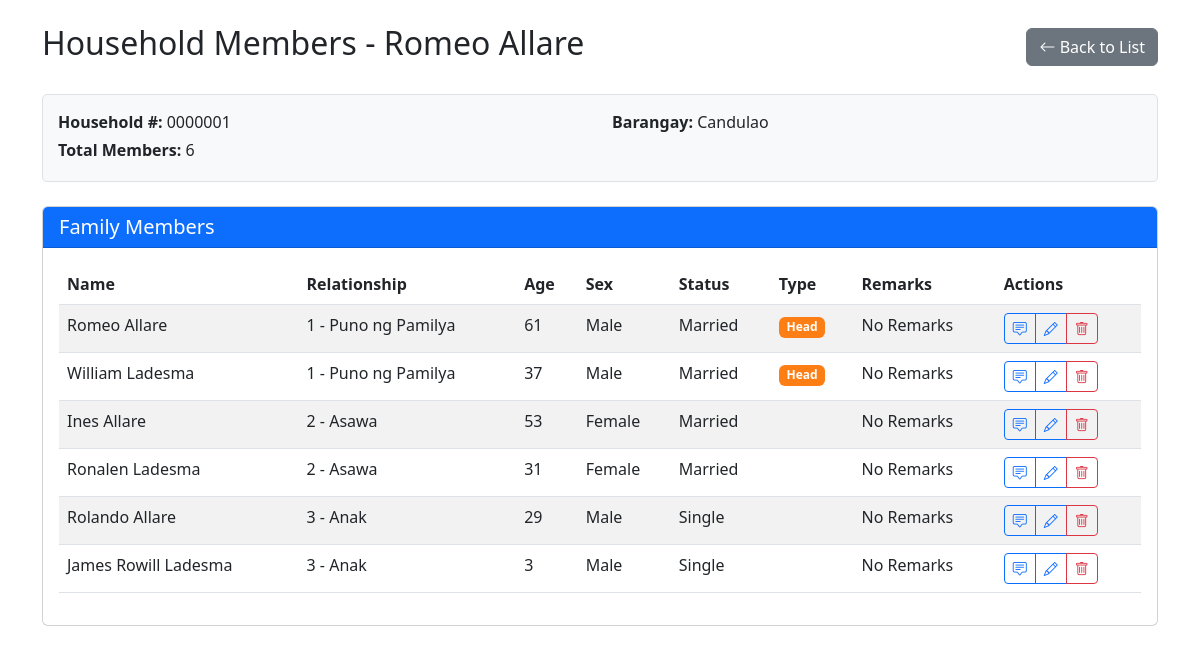
Page /view_household.php?household_number=0000001 on the committed database.
### tables this page shows
CREATE TABLE `families` (
  `id` int(11) NOT NULL,
  `sn` int(11) DEFAULT NULL,
  `row_indicator` varchar(50) DEFAULT NULL,
  `last_name` varchar(100) DEFAULT NULL,
  `first_name` varchar(100) DEFAULT NULL,
  `middle_name` varchar(100) DEFAULT NULL,
  `ext` varchar(10) DEFAULT NULL,
  `relationship` varchar(100) DEFAULT NULL,
  `birthday` date DEFAULT NULL,
  `age` int(11) DEFAULT NULL,
  `sex` varchar(10) DEFAULT NULL,
  `civil_status` varchar(50) DEFAULT NULL,
  `household_number` varchar(20) DEFAULT NULL,
  `barangay` varchar(50) DEFAULT NULL,
  `is_leader` tinyint(1) DEFAULT 0,
  `created_at` timestamp NOT NULL DEFAULT current_timestamp(),
  `is_head` tinyint(1) DEFAULT 0,
  `head_id` int(11) DEFAULT NULL,
  `remarks` varchar(255) DEFAULT NULL
);

### view_household.php (the view, shortened to what this page needs)
<?php
require_once 'config.php';
$household_number = $_GET['household_number'];
$stmt = $pdo->prepare("SELECT * FROM families WHERE household_number = ? AND is_head = 1 LIMIT 1");
$stmt->execute([$household_number]);
$head = $stmt->fetch(PDO::FETCH_ASSOC);
$stmt = $pdo->prepare("
    SELECT * FROM families
    WHERE household_number = ?
    ORDER BY
        is_head DESC, -- Head first
        CASE
            WHEN relationship LIKE '1 - Puno ng Pamilya' THEN 1
            WHEN relationship LIKE '2 - Asawa' THEN 2
            WHEN relationship LIKE '3 - Anak' THEN 3
            ELSE 4
        END,
        age DESC
");
$stmt->execute([$household_number]);
$members = $stmt->fetchAll(PDO::FETCH_ASSOC);
?>
<!DOCTYPE html>
<html lang="en">
<head>
    <link href="https://cdn.jsdelivr.net/npm/bootstrap@5.3.0/dist/css/bootstrap.min.css" rel="stylesheet">
    <link href="https://cdn.jsdelivr.net/npm/bootstrap-icons@1.10.0/font/bootstrap-icons.css" rel="stylesheet">
</head>
<body>
    <div class="container mt-4">
        <div class="d-flex justify-content-between align-items-center mb-4">
            <h2>Household Members - <?= htmlspecialchars($head['first_name'] ?? '') ?> <?= htmlspecialchars($head['last_name'] ?? '') ?></h2>
            <a href="index.php" class="btn btn-secondary">
                <i class="bi bi-arrow-left"></i> Back to List
            </a>
        </div>
        <div class="household-header mb-4">
            <div class="row">
                <div class="col-md-6">
                    <p class="mb-1"><strong>Household #:</strong> <?= htmlspecialchars($household_number) ?></p>
                    <p class="mb-1"><strong>Total Members:</strong> <?= count($members) ?></p>
                </div>
                <div class="col-md-6">
                    <p class="mb-1"><strong>Barangay:</strong> <?= htmlspecialchars($head['barangay'] ?? '') ?></p>
                </div>
            </div>
        </div>
        <div class="card">
            <div class="card-header bg-primary text-white d-flex justify-content-between align-items-center">
                <h5 class="mb-0">Family Members</h5>
            </div>
            <div class="card-body">
                <div class="table-responsive">
                    <table class="table table-striped table-hover">
                        <thead>
                            <tr>
                                <th>Name</th>
                                <th>Relationship</th>
                                <th>Age</th>
                                <th>Sex</th>
                                <th>Status</th>
                                <th>Type</th>
                                <th>Remarks</th>
                                <th>Actions</th>
                            </tr>
                        </thead>
                        <tbody>
                            <?php foreach ($members as $member): ?>
                            <tr>
                                <td>
                                    <?= htmlspecialchars($member['first_name']) . ' ' . htmlspecialchars($member['last_name']) ?>
                                </td>
                                <td><?= htmlspecialchars($member['relationship']) ?></td>
                                <td><?= htmlspecialchars($member['age']) ?></td>
                                <td><?= htmlspecialchars($member['sex']) ?></td>
                                <td><?= htmlspecialchars($member['civil_status']) ?></td>
                                <td>
                                    <?php if ($member['is_head']): ?>
                                        <span class="badge badge-head">Head</span>
                                    <?php endif; ?>
                                </td>
                                <td class="table-remarks" title="<?= !empty($member['remarks']) ? htmlspecialchars($member['remarks']) : 'No remarks' ?>">
                                    <?php if (!empty($member['remarks'])): ?>
                                        <a href="#" class="remarks-view text-primary text-decoration-underline"
                                        data-member-id="<?= $member['id'] ?>"
                                        data-remarks="<?= htmlspecialchars($member['remarks']) ?>">
                                            Remarks
                                        </a>
                                    <?php else: ?>
                                        No Remarks
                                    <?php endif; ?>
                                </td>
                                <td>
                                    <div class="btn-group btn-group-sm">
                                        <button class="btn btn-outline-primary edit-remarks"
                                                data-member-id="<?= $member['id'] ?>"
                                                data-remarks="<?= htmlspecialchars($member['remarks'] ?? '') ?>"
                                                title="Edit Remarks">
                                            <i class="bi bi-chat-square-text"></i>
                                        </button>
                                        <a href="edit.php?id=<?= $member['id'] ?>" class="btn btn-outline-primary" title="Edit">
                                            <i class="bi bi-pencil"></i>
                                        </a>
                                        <a href="delete.php?id=<?= $member['id'] ?>" class="btn btn-outline-danger" title="Delete" onclick="return confirm('Are you sure?')">
                                            <i class="bi bi-trash"></i>
                                        </a>
                                    </div>
                                </td>
                            </tr>
                            <?php endforeach; ?>
                        </tbody>
                    </table>
                </div>
            </div>
        </div>
    </div>
</body>
</html>

### view_household.php (style rules this page uses)
.household-header { background-color: #f8f9fa; padding: 15px; border-radius: 5px; border: 1px solid #dee2e6; }
.table-remarks { max-width: 200px; white-space: nowrap; overflow: hidden; text-overflow: ellipsis; }
.badge-head { background-color: #fd7e14; }

### rows in the picture
families: first_name "Romeo", last_name "Allare", barangay "Candulao", relationship "1 - Puno ng Pamilya", age "61", sex "Male", civil_status "Married", is_head "Head", shows "No Remarks"
families: first_name "William", last_name "Ladesma", relationship "1 - Puno ng Pamilya", age "37", sex "Male", civil_status "Married", is_head "Head", shows "No Remarks"
families: first_name "Ines", last_name "Allare", relationship "2 - Asawa", age "53", sex "Female", civil_status "Married", shows "No Remarks"
families: first_name "Ronalen", last_name "Ladesma", relationship "2 - Asawa", age "31", sex "Female", civil_status "Married", shows "No Remarks"
families: first_name "Rolando", last_name "Allare", relationship "3 - Anak", age "29", sex "Male", civil_status "Single", shows "No Remarks"
families: first_name "James Rowill", last_name "Ladesma", relationship "3 - Anak", age "3", sex "Male", civil_status "Single", shows "No Remarks"

### other values in the picture
$household_number "0000001"
count($members) "6"
